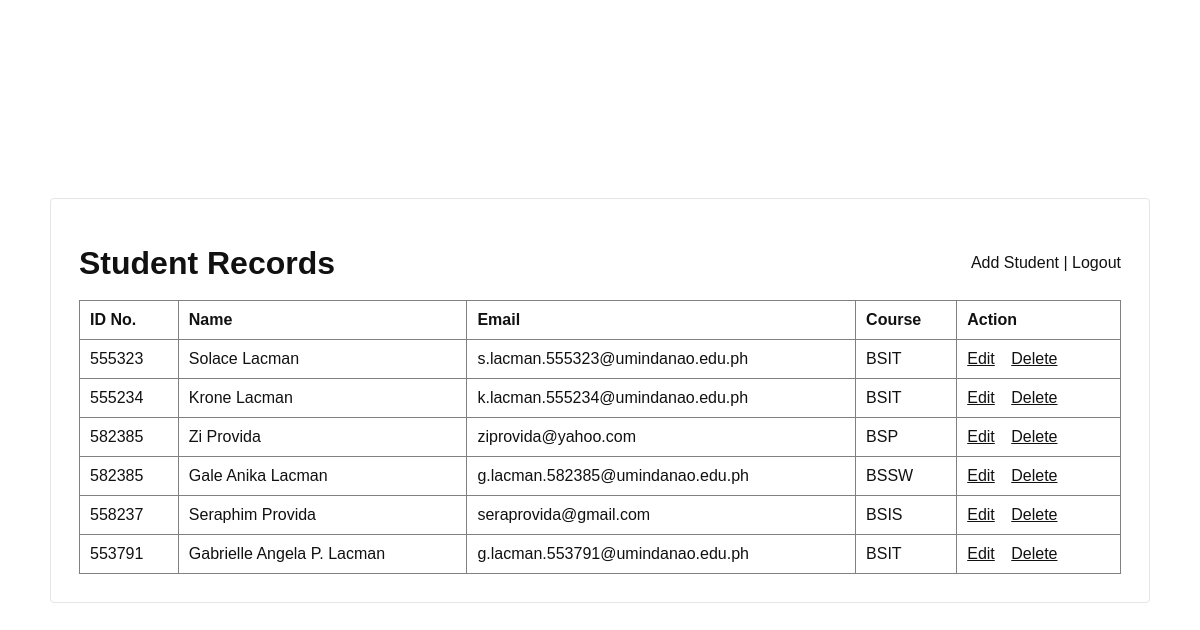
The page /firstlabexam_lacman/views/home.php (signed in) on the database its author committed.
### tables this page shows
CREATE TABLE `students` (
  `id` int(11) NOT NULL,
  `id_number` varchar(50) NOT NULL,
  `name` varchar(150) NOT NULL,
  `email` varchar(150) NOT NULL,
  `course` varchar(100) NOT NULL
);

### firstlabexam_lacman/views/home.php (the view, shortened to what this page needs)
<?php
include "../db.php";
$result = mysqli_query($conn, "SELECT * FROM students ORDER BY id DESC");
?>
<!doctype html>
<html>
<head>
  <link rel="stylesheet" href="../style.css">
</head>
<body>
<div class="wrap">
  <div class="box">
    <div class="topbar">
      <h1 style="margin:0;">Student Records</h1>
      <div>
        <a href="create_student.php">Add Student</a> |
        <a href="../logout.php">Logout</a>
      </div>
    </div>
    <table border="1" cellpadding="10" cellspacing="0" style="width:100%;border-collapse:collapse;">
      <tr>
        <th style="text-align:left;">ID No.</th>
        <th style="text-align:left;">Name</th>
        <th style="text-align:left;">Email</th>
        <th style="text-align:left;">Course</th>
        <th style="text-align:left;">Action</th>
      </tr>
      <?php while ($row = mysqli_fetch_assoc($result)) { ?>
        <tr>
          <td><?php echo $row['id_number']; ?></td>
          <td><?php echo $row['name']; ?></td>
          <td><?php echo $row['email']; ?></td>
          <td><?php echo $row['course']; ?></td>
          <td class="actions">
            <a href="edit_student.php?id=<?php echo $row['id']; ?>" style="text-decoration: underline;">Edit</a>
            <a href="delete_student.php?id=<?php echo $row['id']; ?>" onclick="return confirm('Delete this record?')" style="text-decoration: underline;">Delete</a>
          </td>
        </tr>
      <?php } ?>
    </table>
  </div>
</div>
</body>
</html>

### firstlabexam_lacman/style.css (style rules this page uses)
* { box-sizing:border-box }
body { margin:0;font-family:Arial,Helvetica,sans-serif;background:#fff;color:#111 }
.wrap { min-height:100vh;display:flex;align-items:center;justify-content:center;padding:24px }
.box { width:100%;max-width:1100px;border:1px solid #e5e5e5;border-radius:4px;padding:28px }
a { color:#111;text-decoration:none }
.topbar { display:flex;justify-content:space-between;align-items:center;margin:18px 0 }
.actions a { margin-right:12px }

### rows shown on the page
students: id_number "555323", name "Solace Lacman", email "s.lacman.555323@umindanao.edu.ph", course "BSIT"
students: id_number "555234", name "Krone Lacman", email "k.lacman.555234@umindanao.edu.ph", course "BSIT"
students: id_number "582385", name "Zi Provida", email "ziprovida@yahoo.com", course "BSP"
students: id_number "582385", name "Gale Anika Lacman", email "g.lacman.582385@umindanao.edu.ph", course "BSSW"
students: id_number "558237", name "Seraphim Provida", email "seraprovida@gmail.com", course "BSIS"
students: id_number "553791", name "Gabrielle Angela P. Lacman", email "g.lacman.553791@umindanao.edu.ph", course "BSIT"
